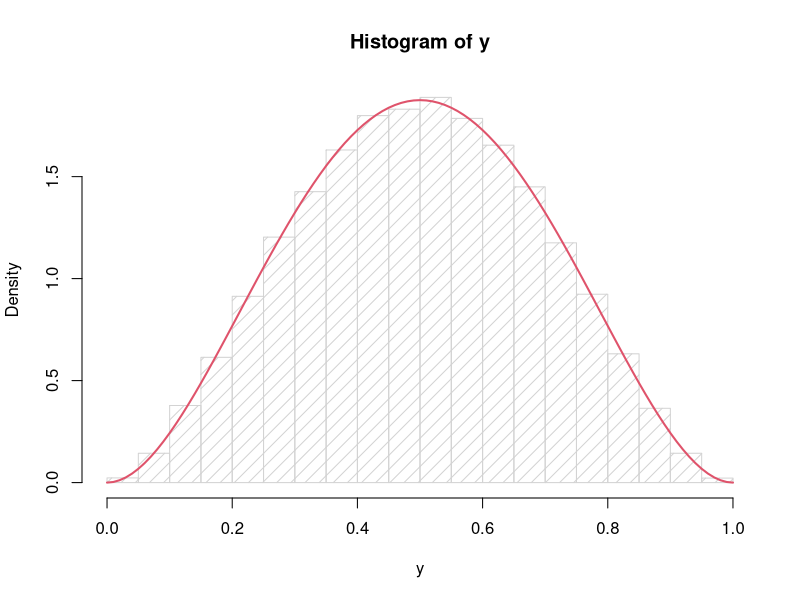

This chart was generated by the following R code:
rm (list=ls())

n.replic <- 10^5
y <- numeric( n.replic) 
k <- 0 # Number of accepted simulated values
  while (k<n.replic) {
    u <- runif(1)
    x <- runif(1)
    if (16*(x^2)*((1-x)^2) > u) # Accept if
    {
      k <- k+1
      y[k] <- x
    }
  }

hist(y, prob=T, density=10)
x<- seq(0,1,0.01)
lines(x=x, y=30*(x^2)*((1-x)^2), col=2, lwd=2)

###--- Simulation estimate of P(0.6 <= X <= 0.9)
mean(y>= 0.6 & y<=0.9)  # Estimate of 


###--- true value P(0.6 <= X <= 0.9)
30*(((.9^3)/3-(.9^4)/2+(.9^5)/5)- ((.6^3)/3-(.6^4)/2+(.6^5)/5))
